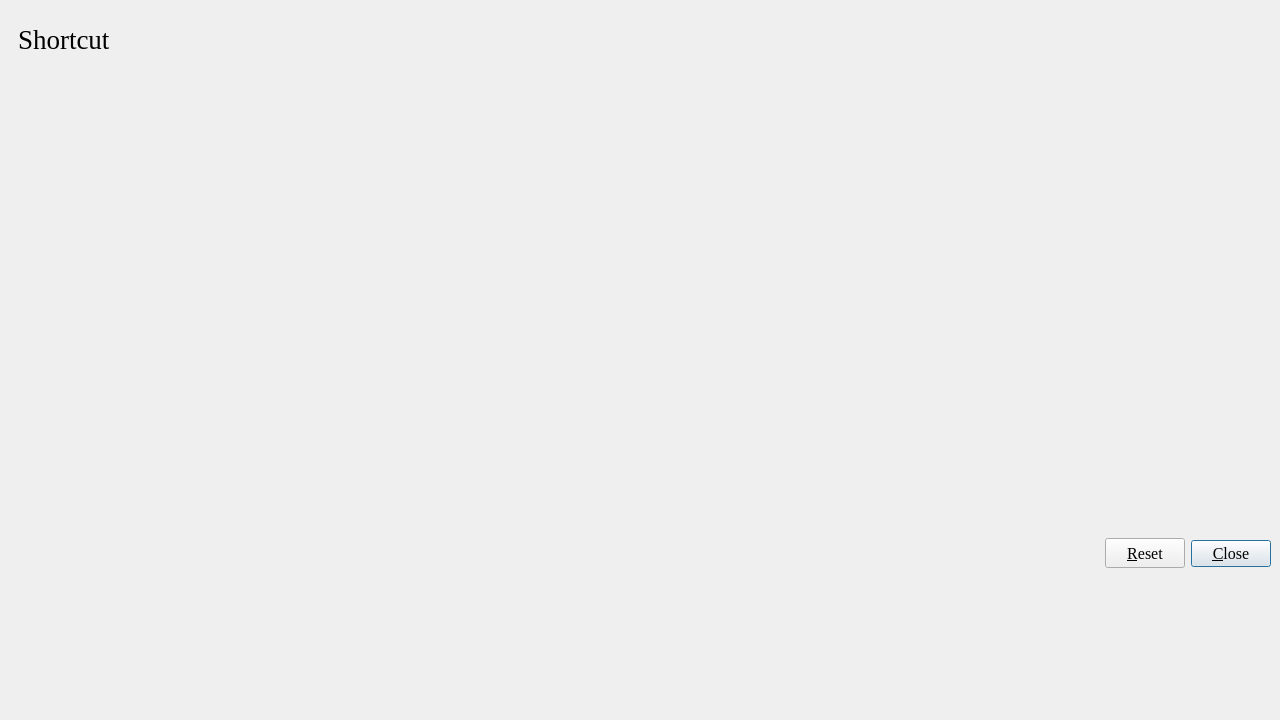
<?xml version="1.0" encoding="UTF-8"?>
<ui version="4.0">
 <class>Dialog</class>
 <widget class="QDialog" name="Dialog">
  <property name="geometry">
   <rect>
    <x>0</x>
    <y>0</y>
    <width>1280</width>
    <height>720</height>
   </rect>
  </property>
  <property name="sizePolicy">
   <sizepolicy hsizetype="Preferred" vsizetype="Expanding">
    <horstretch>0</horstretch>
    <verstretch>0</verstretch>
   </sizepolicy>
  </property>
  <property name="minimumSize">
   <size>
    <width>600</width>
    <height>300</height>
   </size>
  </property>
  <property name="maximumSize">
   <size>
    <width>16777215</width>
    <height>16777215</height>
   </size>
  </property>
  <property name="font">
   <font>
    <family>Times New Roman</family>
    <pointsize>12</pointsize>
   </font>
  </property>
  <property name="windowTitle">
   <string>Shortcut</string>
  </property>
  <layout class="QVBoxLayout" name="verticalLayout">
   <property name="leftMargin">
    <number>9</number>
   </property>
   <property name="topMargin">
    <number>9</number>
   </property>
   <property name="rightMargin">
    <number>9</number>
   </property>
   <property name="bottomMargin">
    <number>9</number>
   </property>
   <item>
    <widget class="QWidget" name="widget" native="true">
     <property name="minimumSize">
      <size>
       <width>0</width>
       <height>60</height>
      </size>
     </property>
     <property name="maximumSize">
      <size>
       <width>16777215</width>
       <height>60</height>
      </size>
     </property>
     <layout class="QHBoxLayout" name="horizontalLayout">
      <item>
       <widget class="QLabel" name="label">
        <property name="font">
         <font>
          <family>Times New Roman</family>
          <pointsize>20</pointsize>
          <weight>50</weight>
          <italic>false</italic>
          <bold>false</bold>
          <kerning>true</kerning>
         </font>
        </property>
        <property name="text">
         <string>Shortcut</string>
        </property>
        <property name="textFormat">
         <enum>Qt::AutoText</enum>
        </property>
       </widget>
      </item>
     </layout>
    </widget>
   </item>
   <item>
    <widget class="QWidget" name="widget_2" native="true">
     <property name="font">
      <font>
       <family>Times New Roman</family>
       <pointsize>12</pointsize>
       <kerning>true</kerning>
      </font>
     </property>
     <layout class="QGridLayout" name="gridLayout">
      <property name="leftMargin">
       <number>0</number>
      </property>
      <property name="topMargin">
       <number>0</number>
      </property>
      <property name="rightMargin">
       <number>0</number>
      </property>
      <property name="bottomMargin">
       <number>0</number>
      </property>
     </layout>
    </widget>
   </item>
   <item>
    <widget class="QWidget" name="widget_3" native="true">
     <property name="maximumSize">
      <size>
       <width>16777215</width>
       <height>16777215</height>
      </size>
     </property>
     <layout class="QHBoxLayout" name="horizontalLayout_2">
      <property name="leftMargin">
       <number>0</number>
      </property>
      <property name="topMargin">
       <number>0</number>
      </property>
      <property name="rightMargin">
       <number>0</number>
      </property>
      <property name="bottomMargin">
       <number>0</number>
      </property>
      <item>
       <spacer name="horizontalSpacer">
        <property name="orientation">
         <enum>Qt::Horizontal</enum>
        </property>
        <property name="sizeHint" stdset="0">
         <size>
          <width>1105</width>
          <height>20</height>
         </size>
        </property>
       </spacer>
      </item>
      <item>
       <widget class="QPushButton" name="pushButton_reset">
        <property name="minimumSize">
         <size>
          <width>80</width>
          <height>30</height>
         </size>
        </property>
        <property name="maximumSize">
         <size>
          <width>80</width>
          <height>16777215</height>
         </size>
        </property>
        <property name="focusPolicy">
         <enum>Qt::NoFocus</enum>
        </property>
        <property name="text">
         <string>&amp;Reset</string>
        </property>
       </widget>
      </item>
      <item>
       <widget class="QPushButton" name="pushButton_close">
        <property name="text">
         <string>&amp;Close</string>
        </property>
       </widget>
      </item>
     </layout>
    </widget>
   </item>
  </layout>
 </widget>
 <resources>
  <include location="../icons.qrc"/>
 </resources>
 <connections/>
</ui>
